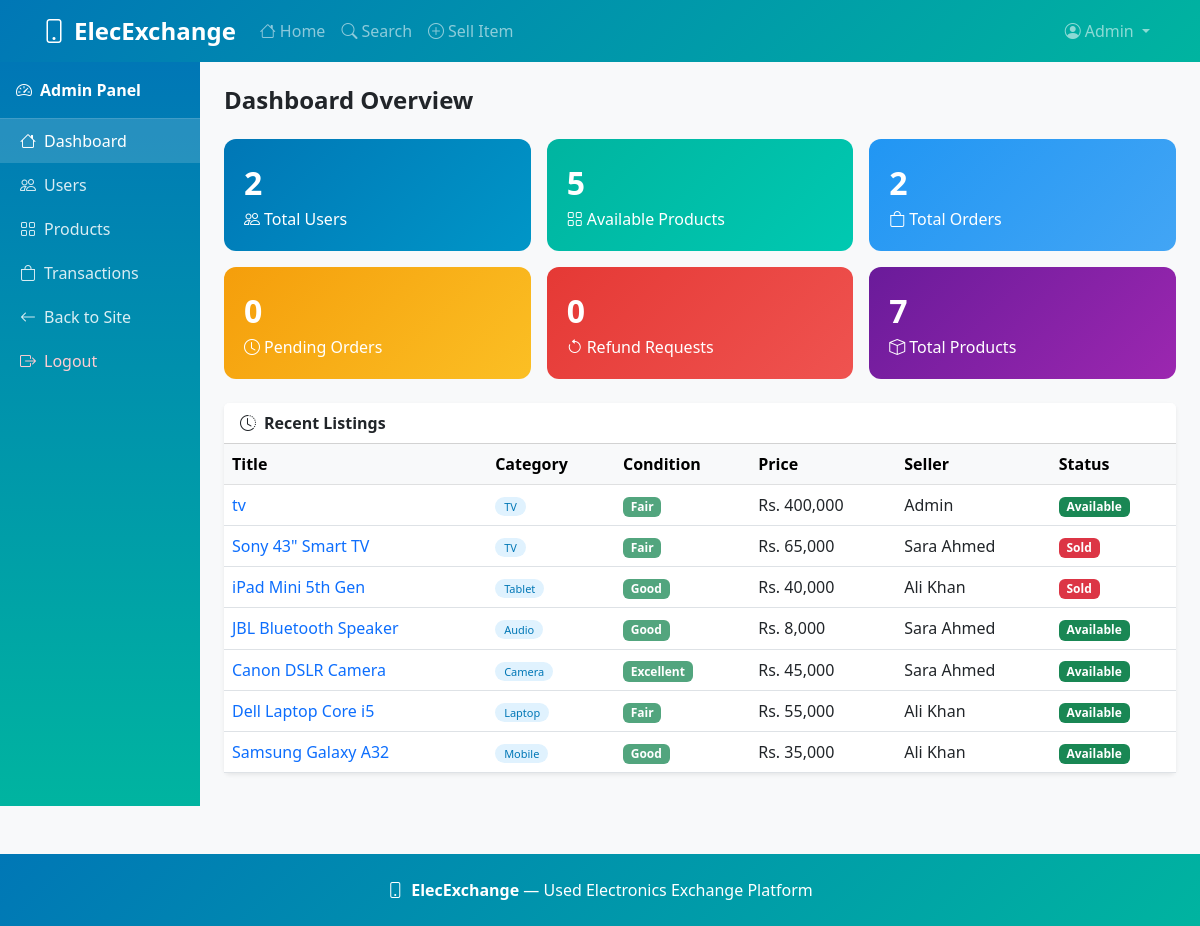
The page /admin (signed in) on the database its author committed.
### tables this page shows
CREATE TABLE products (
            id             INTEGER PRIMARY KEY AUTOINCREMENT,
            user_id        INTEGER,
            title          TEXT NOT NULL,
            description    TEXT,
            price          REAL NOT NULL,
            category       TEXT,
            condition_info TEXT DEFAULT 'Good',
            image          TEXT DEFAULT '',
            status         TEXT DEFAULT 'available',
            created_at     TEXT DEFAULT CURRENT_TIMESTAMP
        );

CREATE TABLE users (
            id          INTEGER PRIMARY KEY AUTOINCREMENT,
            name        TEXT NOT NULL,
            email       TEXT UNIQUE NOT NULL,
            phone       TEXT,
            password    TEXT NOT NULL,
            role        TEXT DEFAULT 'user',
            is_verified INTEGER DEFAULT 0,
            verify_code TEXT DEFAULT '',
            joined      TEXT DEFAULT CURRENT_DATE
        );

### app.py (the view)
@app.route('/admin')
@login_required
@admin_required
def admin_dashboard():
    db = get_db()
    stats = {
        'users':     db.execute("SELECT COUNT(*) FROM users WHERE role='user'").fetchone()[0],
        'products':  db.execute("SELECT COUNT(*) FROM products").fetchone()[0],
        'available': db.execute("SELECT COUNT(*) FROM products WHERE status='available'").fetchone()[0],
        'orders':    db.execute("SELECT COUNT(*) FROM transactions").fetchone()[0],
        'pending':   db.execute("SELECT COUNT(*) FROM transactions WHERE status='pending'").fetchone()[0],
        'refunds':   db.execute("SELECT COUNT(*) FROM transactions WHERE refund_status='requested'").fetchone()[0],
    }
    recent = db.execute("SELECT p.*,u.name as seller FROM products p JOIN users u ON p.user_id=u.id ORDER BY p.id DESC LIMIT 8").fetchall()
    db.close()
    return render_template('admin/dashboard.html', stats=stats, recent=recent)

### app.py (called while the page is built)
def get_db():
    conn = sqlite3.connect(DB)
    conn.row_factory = sqlite3.Row
    return conn

def login_required(f):
    @wraps(f)
    def d(*a,**kw):
        if 'user_id' not in session: return redirect(url_for('login'))
        return f(*a,**kw)
    return d

def admin_required(f):
    @wraps(f)
    def d(*a,**kw):
        if session.get('role') != 'admin': return redirect(url_for('index'))
        return f(*a,**kw)
    return d

### templates/admin/dashboard.html (shortened to what this page needs)
{% extends 'admin/base_admin.html' %}
{% block admin_content %}
<h4 class="fw-bold mb-4">Dashboard Overview</h4>
<div class="row g-3 mb-4">
    <div class="col-sm-6 col-lg-4"><div class="stat-card" style="background:linear-gradient(135deg,#0077b6,#0096c7);"><div class="fs-2 fw-bold">{{ stats.users }}</div><div><i class="bi bi-people me-1"></i>Total Users</div></div></div>
    <div class="col-sm-6 col-lg-4"><div class="stat-card" style="background:linear-gradient(135deg,#00b4a0,#00c9b1);"><div class="fs-2 fw-bold">{{ stats.available }}</div><div><i class="bi bi-grid me-1"></i>Available Products</div></div></div>
    <div class="col-sm-6 col-lg-4"><div class="stat-card" style="background:linear-gradient(135deg,#2196f3,#42a5f5);"><div class="fs-2 fw-bold">{{ stats.orders }}</div><div><i class="bi bi-bag me-1"></i>Total Orders</div></div></div>
    <div class="col-sm-6 col-lg-4"><div class="stat-card" style="background:linear-gradient(135deg,#f59e0b,#fbbf24);"><div class="fs-2 fw-bold">{{ stats.pending }}</div><div><i class="bi bi-clock me-1"></i>Pending Orders</div></div></div>
    <div class="col-sm-6 col-lg-4"><div class="stat-card" style="background:linear-gradient(135deg,#e53935,#ef5350);"><div class="fs-2 fw-bold">{{ stats.refunds }}</div><div><i class="bi bi-arrow-counterclockwise me-1"></i>Refund Requests</div></div></div>
    <div class="col-sm-6 col-lg-4"><div class="stat-card" style="background:linear-gradient(135deg,#6a1b9a,#9c27b0);"><div class="fs-2 fw-bold">{{ stats.products }}</div><div><i class="bi bi-box me-1"></i>Total Products</div></div></div>
</div>
<div class="card border-0 shadow-sm">
    <div class="card-header bg-white fw-semibold"><i class="bi bi-clock-history me-2"></i>Recent Listings</div>
    <div class="table-responsive">
        <table class="table table-hover align-middle mb-0">
            <thead class="table-light">
                <tr><th>Title</th><th>Category</th><th>Condition</th><th>Price</th><th>Seller</th><th>Status</th></tr>
            </thead>
            <tbody>
                {% for p in recent %}
                <tr>
                    <td><a href="/product/{{ p.id }}" class="text-decoration-none">{{ p.title }}</a></td>
                    <td><span class="cat-badge">{{ p.category }}</span></td>
                    <td><span class="badge bg-success opacity-75">{{ p.condition_info }}</span></td>
                    <td>Rs. {{ "{:,.0f}".format(p.price) }}</td>
                    <td>{{ p.seller }}</td>
                    <td>{% if p.status=='available' %}<span class="badge bg-success">Available</span>{% else %}<span class="badge bg-danger">Sold</span>{% endif %}</td>
                </tr>
                {% endfor %}
            </tbody>
        </table>
    </div>
</div>
{% endblock %}

### templates/base.html (style rules this page uses)
body { background:#f8f9fa;font-family:'Segoe UI',sans-serif; }
.cat-badge { background:#e0f2fe;color:#0077b6;font-size:11px;padding:2px 9px;border-radius:20px;font-weight:500; }
.stat-card { border-radius:12px;padding:20px;color:white; }

### rows shown on the page
products: title "tv", category "TV", condition_info "Fair", price "400,000", seller "Admin", status "Available"
products: title "Sony 43\" Smart TV", category "TV", condition_info "Fair", price "65,000", seller "Sara Ahmed", status "Sold"
products: title "iPad Mini 5th Gen", category "Tablet", condition_info "Good", price "40,000", seller "Ali Khan", status "Sold"
products: title "JBL Bluetooth Speaker", category "Audio", condition_info "Good", price "8,000", seller "Sara Ahmed", status "Available"
products: title "Canon DSLR Camera", category "Camera", condition_info "Excellent", price "45,000", seller "Sara Ahmed", status "Available"
products: title "Dell Laptop Core i5", category "Laptop", condition_info "Fair", price "55,000", seller "Ali Khan", status "Available"
products: title "Samsung Galaxy A32", category "Mobile", condition_info "Good", price "35,000", seller "Ali Khan", status "Available"

### other values the page prints
{{ session.user_name }} "Admin"
{{ stats.users }} "2"
{{ stats.available }} "5"
{{ stats.orders }} "2"
{{ stats.pending }} "0"
{{ stats.refunds }} "0"
{{ stats.products }} "7"
